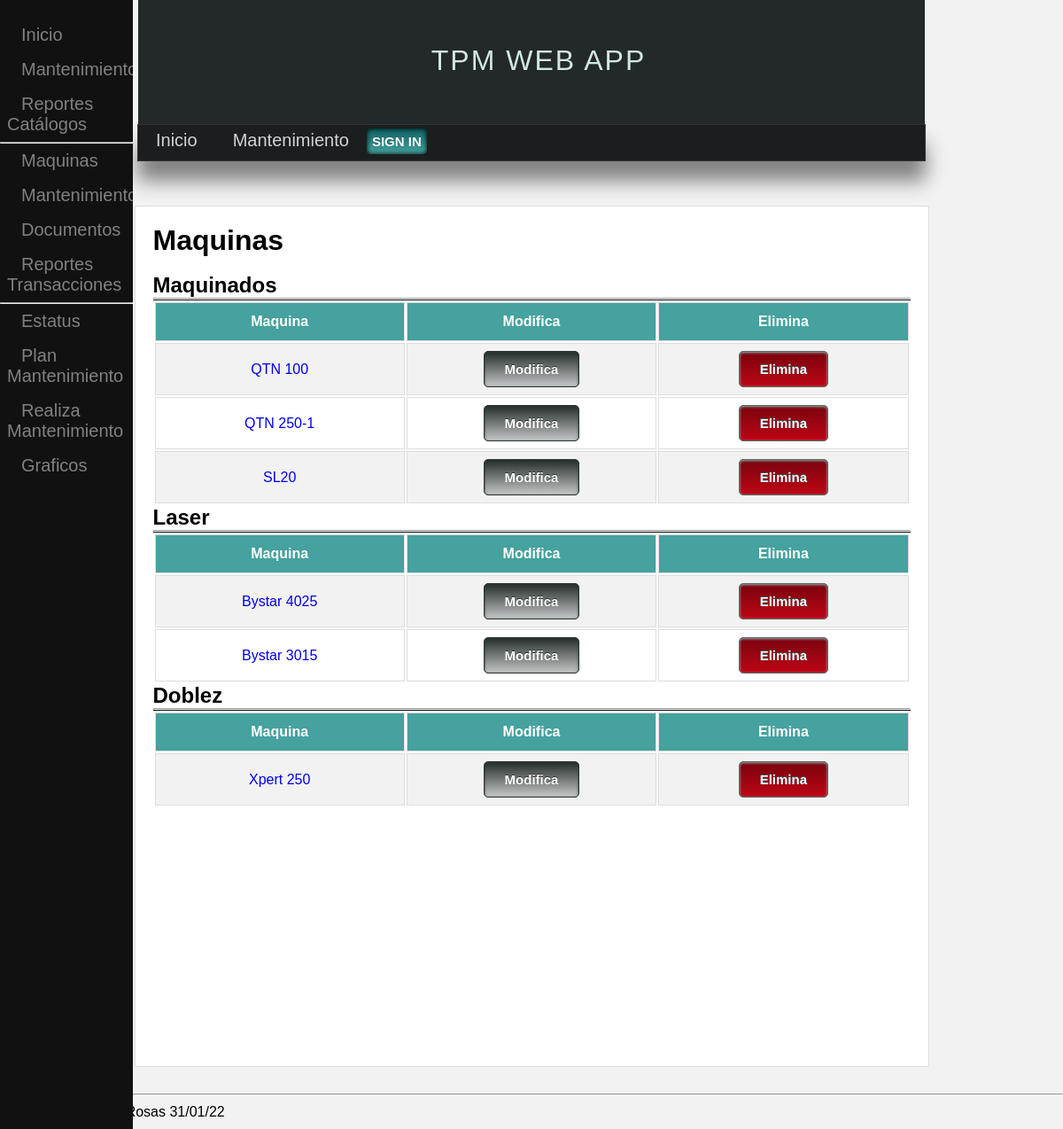
Page /mantenimiento/catalogos/reporte-maquinas/ on the earlier database version.
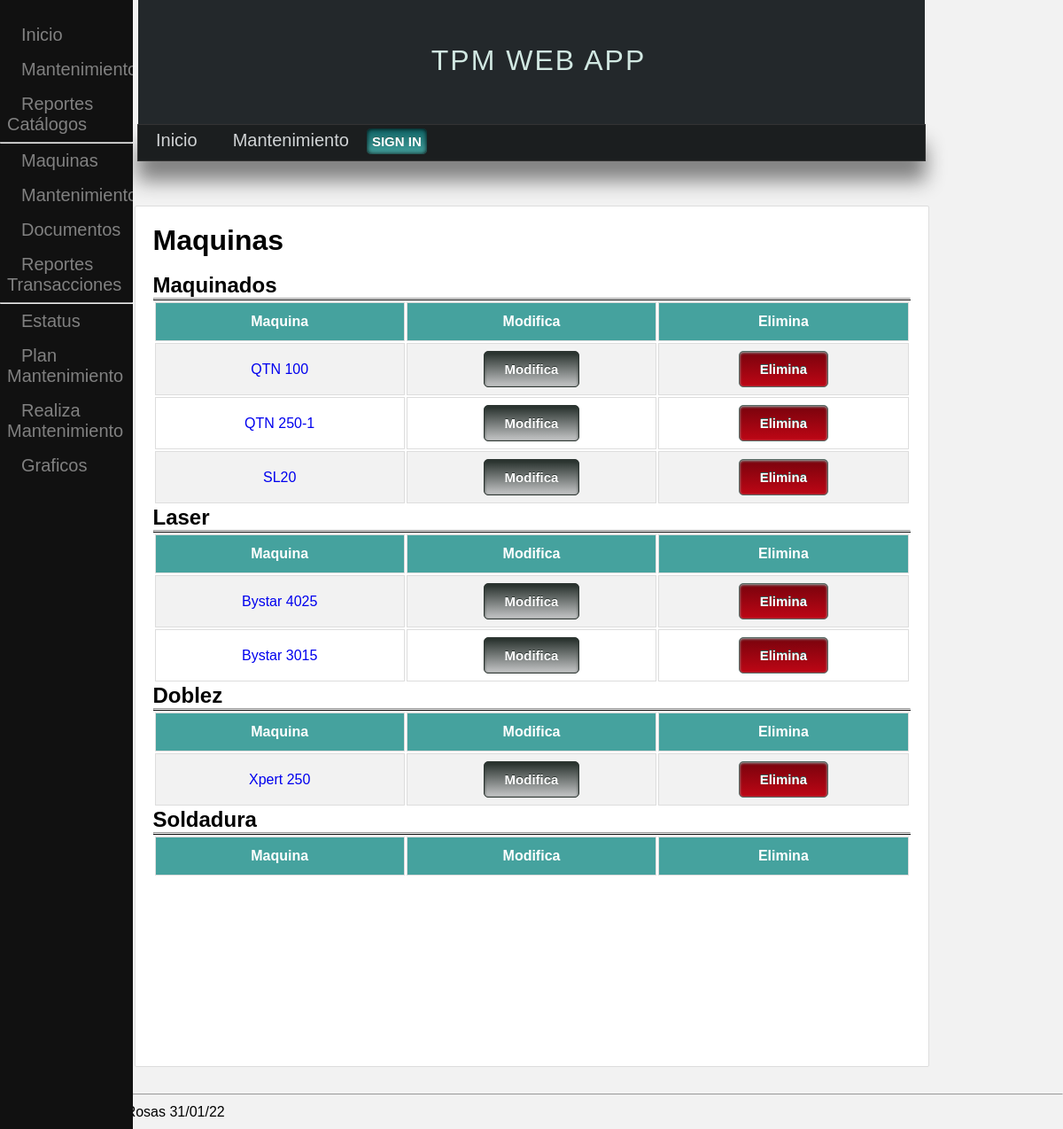
Same page on the later database version.
### mantt/models.py (models this page shows)
class Area(models.Model):
    nombre_area =  models.CharField(max_length=50, blank=False, verbose_name='Nombre Area',unique=True)
    def __str__(self):
        return '{}'.format(self.nombre_area)

class Maquina(models.Model):
    nombre_maquina = models.CharField(max_length=100, blank=False, verbose_name='Maquina',unique=True)
    modelo = models.ForeignKey(Modelo, on_delete=DO_NOTHING)
    no_serie = models.CharField(max_length=100)
    codigo_kepler = models.CharField(max_length=100)
    imagen = models.ImageField(blank=True,upload_to='maquina_master')
    def __str__(self):
        return '{}'.format(self.nombre_maquina)

### mantt/views/maquinas.py (the view)
# urls.py: path('mantenimiento/catalogos/reporte-maquinas/',mt.rep_maquinas, name='rep_maquinas'),
def rep_maquinas(request):
    maquinas = Maquina.objects.all()
    areas = Area.objects.all()
    return render(request, 'Catalogos/Maquina/rep_maquinas.html', {
        'maquinas':maquinas,
        'areas':areas,
    })

### mantt/templates/Catalogos/Maquina/rep_maquinas.html (shortened to what this page needs)
{% extends 'base.html' %}
{% block content %}
{% load static %}
<h1 class="title">Maquinas</h1>
<br>
{% include 'sidenav_mant.html' %}
{% for area in areas%}
<h2> {{ area }} </h2>
<hr>
<table class='table_cons_mod_del'>
    <tr>
        <th> Maquina </th>
        <th> Modifica </th>
        <th> Elimina </th>
    </tr>
    {% for maquina in maquinas %}
        {% if maquina.modelo.tipo.area == area%}
            <tr><td> <a href="{% url 'maquina' maquina.id %}"> {{ maquina }}</a> </td>
                <td> <button class="edita" type="button" onclick="location.href='{% url 'maquina' maquina.id%}'">Modifica</button> </td>
                <td> <button class="elimina" type="button" onclick="location.href='{% url 'maquina' maquina.id%}'">Elimina</button> </td>
            </tr>
        {% endif %}
    {% endfor %}
</table>
{% endfor %}
{% endblock %}

Differences in the rows shown:
added Area: nombre_area "Soldadura"
